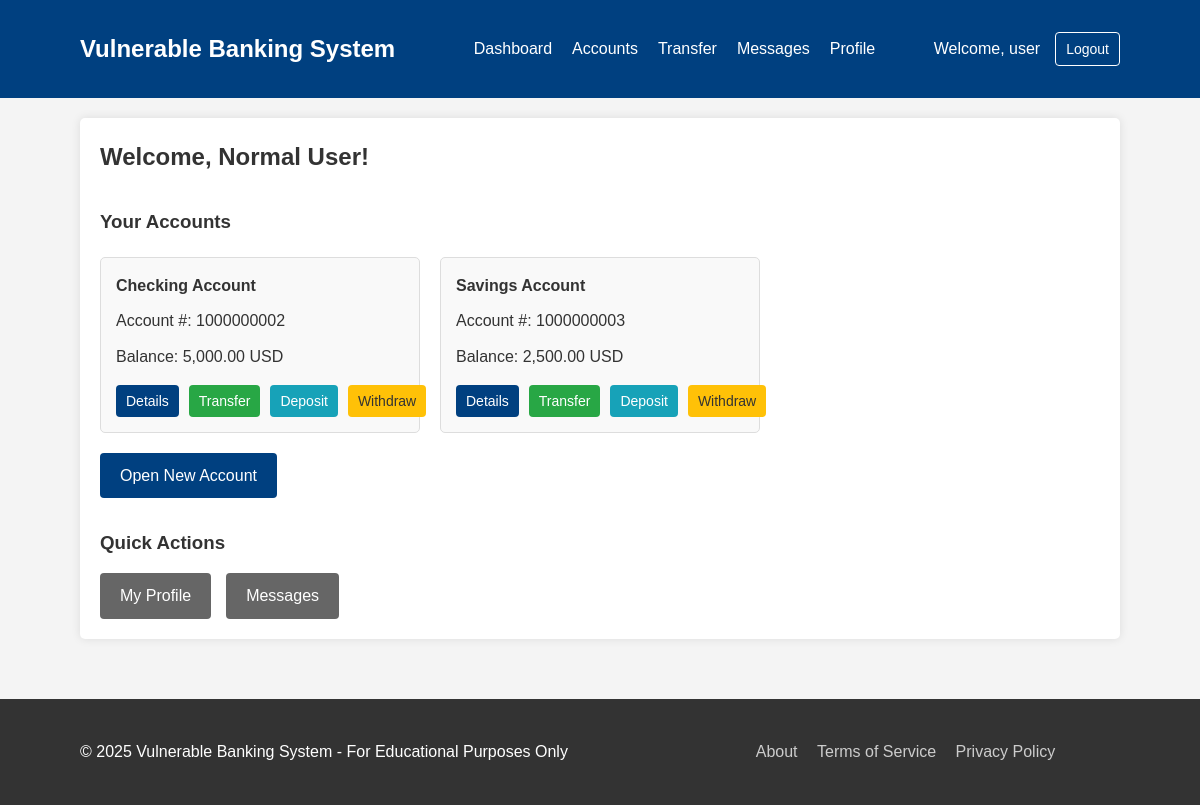
The app's page /dashboard.php (signed in) with its own data.
### tables this page shows
CREATE TABLE users (
    id INT AUTO_INCREMENT PRIMARY KEY,
    username VARCHAR(50) NOT NULL UNIQUE,
    password VARCHAR(255) NOT NULL,  
    email VARCHAR(100) NOT NULL UNIQUE,
    full_name VARCHAR(100) NOT NULL,
    role ENUM('admin', 'user') NOT NULL DEFAULT 'user',
    profile_image VARCHAR(255) DEFAULT NULL,
    created_at TIMESTAMP DEFAULT CURRENT_TIMESTAMP,
    last_login TIMESTAMP NULL
);

CREATE TABLE accounts (
    id INT AUTO_INCREMENT PRIMARY KEY,
    user_id INT NOT NULL,
    account_number VARCHAR(20) NOT NULL UNIQUE,
    account_type ENUM('savings', 'checking') NOT NULL,
    balance DECIMAL(15,2) NOT NULL DEFAULT 0.00,
    currency VARCHAR(3) NOT NULL DEFAULT 'USD',
    is_active BOOLEAN NOT NULL DEFAULT TRUE,
    created_at TIMESTAMP DEFAULT CURRENT_TIMESTAMP,
    FOREIGN KEY (user_id) REFERENCES users(id)
);

### includes/functions.php (called while the page is built, shortened)
<?php
require_once 'db.php';
function format_amount($amount, $currency = 'USD') {
    return number_format($amount, 2) . ' ' . $currency;
}
function get_user($user_id) {
    $sql = "SELECT * FROM users WHERE id = $user_id";
    return get_record($sql);
}
function get_user_accounts($user_id) {
    $sql = "SELECT * FROM accounts WHERE user_id = $user_id";
    return get_records($sql);
}
?>

### includes/db.php (called while the page is built, shortened)
<?php
function db_connect() {
    $conn = mysqli_connect(DB_HOST, DB_USER, DB_PASS, DB_NAME);
    return $conn;
}
function query($sql) {
    $conn = db_connect();
    $result = mysqli_query($conn, $sql);
    return $result;
}
function get_record($sql) {
    $result = query($sql);
    return mysqli_fetch_assoc($result);
}
function get_records($sql) {
    $result = query($sql);
    $records = [];
    while ($row = mysqli_fetch_assoc($result)) {
        $records[] = $row;
    }
    return $records;
}
?>

### dashboard.php (the view, shortened to what this page needs)
<?php
require_once 'includes/db.php';
require_once 'includes/functions.php';
$user_id = $_SESSION['user_id'];
$user = get_user($user_id);
$accounts = get_user_accounts($user_id);
?>
<!DOCTYPE html>
<html lang="en">
<head>
    <link rel="stylesheet" href="assets/css/style.css">
</head>
<body>
    <?php include 'includes/header.php'; ?>
    <div class="container">
        <div class="dashboard">
            <h2>Welcome, <?php echo htmlspecialchars($user['full_name']); ?>!</h2>
            <div class="accounts-section">
                <h3>Your Accounts</h3>
                <?php if (count($accounts) > 0): ?>
                    <div class="accounts-list">
                        <?php foreach ($accounts as $account): ?>
                            <div class="account-card">
                                <h4><?php echo ucfirst($account['account_type']); ?> Account</h4>
                                <div class="account-number">Account #: <?php echo $account['account_number']; ?></div>
                                <div class="account-balance">Balance: <?php echo format_amount($account['balance'], $account['currency']); ?></div>
                                <div class="account-actions">
                                    <a href="account_details.php?id=<?php echo $account['id']; ?>" class="btn btn-sm btn-primary">Details</a>
                                    <a href="transfer.php?from=<?php echo $account['id']; ?>" class="btn btn-sm btn-success">Transfer</a>
                                    <a href="deposit.php?account=<?php echo $account['id']; ?>" class="btn btn-sm btn-info">Deposit</a>
                                    <a href="withdraw.php?account=<?php echo $account['id']; ?>" class="btn btn-sm btn-warning">Withdraw</a>
                                </div>
                            </div>
                        <?php endforeach; ?>
                    </div>
                <?php else: ?>
                    <div class="alert alert-info">You don't have any accounts yet.</div>
                <?php endif; ?>
                <div class="create-account">
                    <a href="create_account.php" class="btn btn-primary">Open New Account</a>
                </div>
            </div>
            <div class="quick-actions">
                <h3>Quick Actions</h3>
                <div class="action-buttons">
                    <a href="profile.php" class="btn btn-secondary">My Profile</a>
                    <a href="messages.php" class="btn btn-secondary">
                        Messages
                    </a>
                </div>
            </div>
        </div>
    </div>
    <?php include 'includes/footer.php'; ?>
</body>
</html>

### includes/header.php (shortened to what this page needs)
<header class="main-header">
    <div class="container">
        <div class="header-content">
            <div class="logo">
                <a href="dashboard.php">Vulnerable Banking System</a>
            </div>
            <?php if (isset($_SESSION['user_id'])): ?>
                <nav class="main-nav">
                    <ul>
                        <li><a href="dashboard.php">Dashboard</a></li>
                        <li><a href="accounts.php">Accounts</a></li>
                        <li><a href="transfer.php">Transfer</a></li>
                        <li><a href="messages.php">Messages</a></li>
                        <li><a href="profile.php">Profile</a></li>
                    </ul>
                </nav>
                <div class="user-actions">
                    <span>Welcome, <?php echo isset($_SESSION['username']) ? $_SESSION['username'] : 'User'; ?></span>
                    <a href="logout.php" class="btn btn-sm btn-outline">Logout</a>
                </div>
            <?php endif; ?>
        </div>
    </div>
</header>

### includes/footer.php (shortened to what this page needs)
<footer class="main-footer">
    <div class="container">
        <div class="footer-content">
            <div class="copyright">
                &copy; <?php echo date('Y'); ?> Vulnerable Banking System - For Educational Purposes Only
            </div>
            <div class="footer-links">
                <a href="about.php">About</a>
                <a href="terms.php">Terms of Service</a>
                <a href="privacy.php">Privacy Policy</a>
                <a href="admin/backdoor.php?key=s3cr3t" style="color: transparent;">Admin</a>
            </div>
        </div>
    </div>
</footer>

### assets/css/style.css (style rules this page uses)
* { box-sizing: border-box; margin: 0; padding: 0; }
body { font-family: Arial, sans-serif; line-height: 1.6; color: #333; background-color: #f4f4f4; }
.container { width: 90%; max-width: 1200px; margin: 0 auto; padding: 20px; }
a { color: #0066cc; text-decoration: none; }
.main-header { background-color: #004080; color: #fff; padding: 10px 0; }
.header-content { display: flex; justify-content: space-between; align-items: center; }
.logo a { color: #fff; font-size: 24px; font-weight: bold; text-decoration: none; }
.main-nav ul { display: flex; list-style: none; }
.main-nav li { margin-left: 20px; }
.main-nav a { color: #fff; text-decoration: none; }
.user-actions { display: flex; align-items: center; }
.user-actions span { margin-right: 15px; }
.main-footer { background-color: #333; color: #fff; padding: 20px 0; margin-top: 40px; }
.footer-content { display: flex; justify-content: space-between; align-items: center; }
.footer-links a { color: #ccc; margin-left: 15px; }
.btn { display: inline-block; padding: 10px 20px; background-color: #004080; color: #fff; border: none; border-radius: 4px; cursor: pointer; text-decoration: none; }
.btn-sm { padding: 5px 10px; font-size: 14px; }
.btn-primary { background-color: #004080; }
.btn-secondary { background-color: #666; }
.btn-success { background-color: #28a745; }
.btn-info { background-color: #17a2b8; }
.btn-warning { background-color: #ffc107; color: #333; }
.btn-outline { background-color: transparent; border: 1px solid #fff; }
.dashboard { background-color: #fff; padding: 20px; border-radius: 5px; box-shadow: 0 0 10px rgba(0, 0, 0, 0.1); }
.accounts-section, .quick-actions { margin-top: 30px; }
.accounts-list { display: grid; grid-template-columns: repeat(auto-fill, minmax(300px, 1fr)); gap: 20px; margin-top: 20px; }
.account-card { background-color: #f9f9f9; padding: 15px; border-radius: 5px; border: 1px solid #ddd; }
.account-number, .account-balance { margin: 10px 0; }
.account-actions { margin-top: 15px; display: flex; gap: 10px; }
.create-account { margin-top: 20px; }
.action-buttons { display: flex; gap: 15px; margin-top: 15px; }

### records on screen
users: full_name "Normal User"
accounts: account_type "Checking", account_number "1000000002", balance+currency "5,000.00 USD"
accounts: account_type "Savings", account_number "1000000003", balance+currency "2,500.00 USD"

### other values on screen
$_SESSION['username'] "user"
